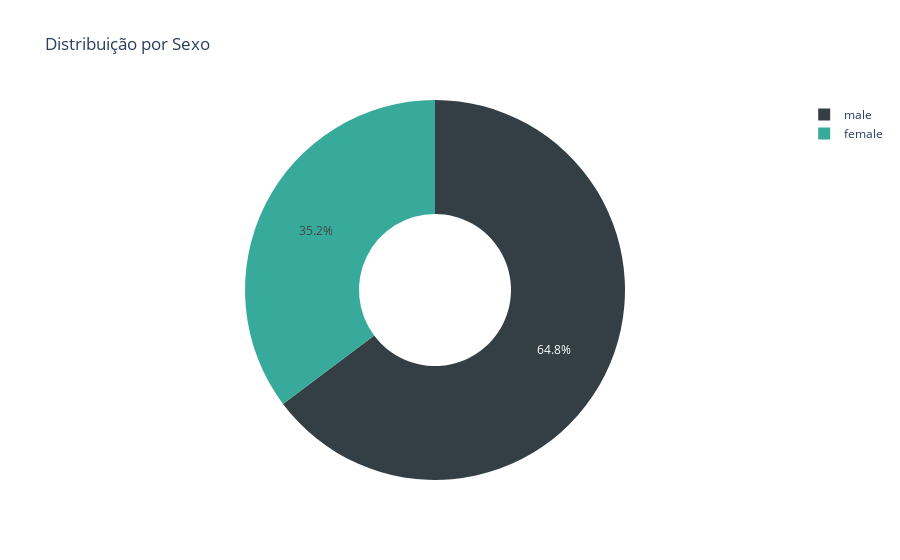

The notebook cell this image was saved under:
### Code cell
fig = px.pie(train.groupby('Sex',as_index=False).agg({'PassengerId':'count'}),
             values='PassengerId',
             names='Sex',
             title='Distribuição por Sexo',
             color_discrete_sequence=colors,
             hole=.4)
fig.show()

### Figure 1 — Plotly figure (JSON) as saved in the notebook; plotly's stock layout.template omitted (floating-point values rounded to 4 significant figures)
{"data": [{"domain": {"x": [0, 1], "y": [0, 1]}, "hole": 0.4, "hovertemplate": "Sex=%{label}<br>PassengerId=%{value}<extra></extra>", "labels": ["female", "male"], "legendgroup": "", "name": "", "showlegend": true, "type": "pie", "values": [314, 577]}], "layout": {"legend": {"tracegroupgap": 0}, "piecolorway": ["#333F44", "#37AA9C", "#94F3E4"], "title": {"text": "Distribuição por Sexo"}}}
